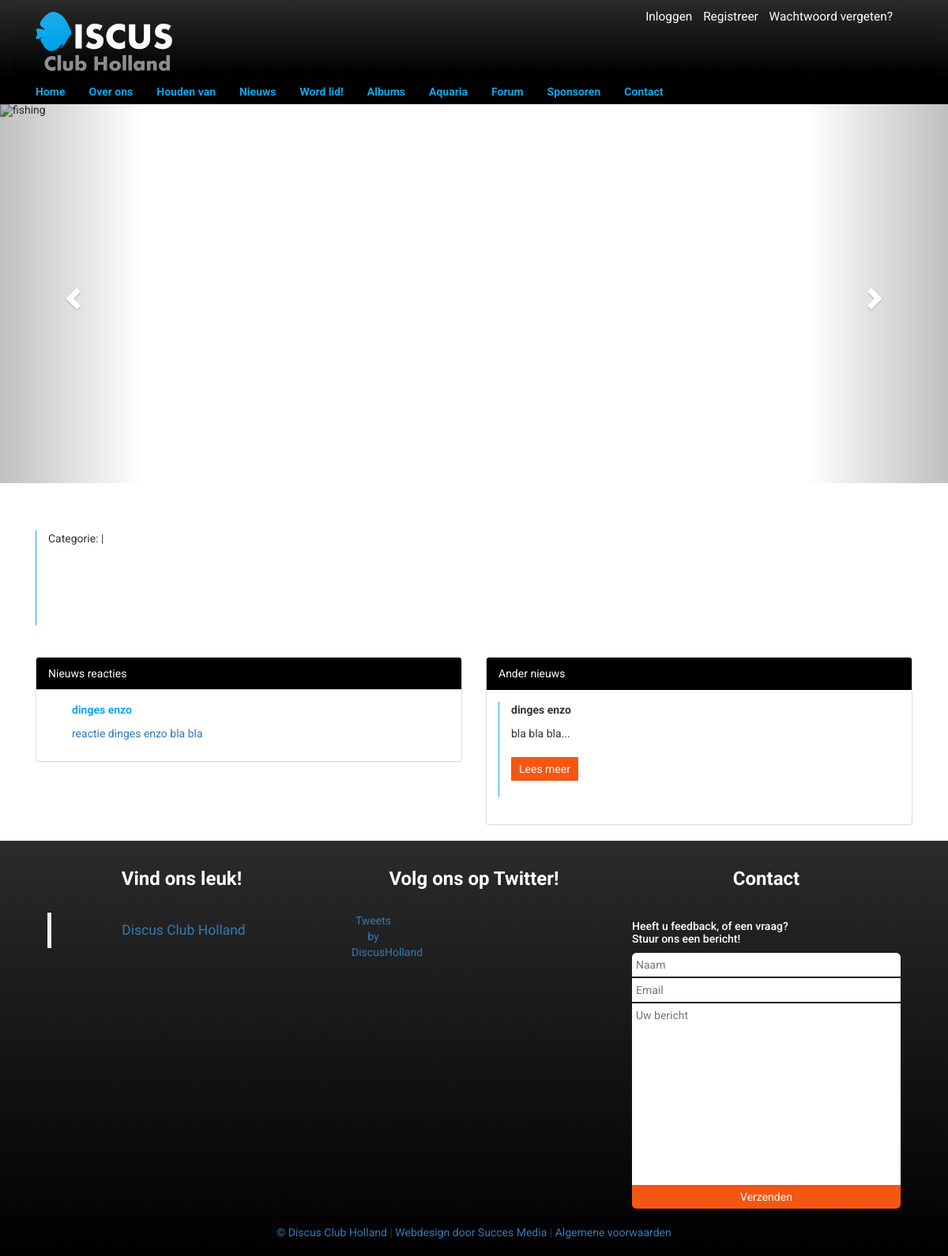
The page / on the database its author committed.
### tables this page shows
CREATE TABLE IF NOT EXISTS `news_reply` (
  `id` INT NOT NULL AUTO_INCREMENT,
  `user_id` INT NOT NULL,
  `content` TEXT NOT NULL,
  `news_id` INT NOT NULL,
  `created_at` TIMESTAMP NULL DEFAULT NULL,
  `deleted_at` TIMESTAMP NULL,
  `last_changed` TIMESTAMP NOT NULL DEFAULT CURRENT_TIMESTAMP ON UPDATE CURRENT_TIMESTAMP,
  PRIMARY KEY (`id`),
  INDEX `fk_news_reply_user1_idx` (`user_id` ASC),
  INDEX `fk_news_reply_news1_idx` (`news_id` ASC),
  CONSTRAINT `fk_news_reply_user1`
    FOREIGN KEY (`user_id`)
    REFERENCES `user` (`id`)
    ON DELETE NO ACTION
    ON UPDATE NO ACTION,
  CONSTRAINT `fk_news_reply_news1`
    FOREIGN KEY (`news_id`)
    REFERENCES `news` (`id`)
    ON DELETE NO ACTION
    ON UPDATE NO ACTION);

CREATE TABLE IF NOT EXISTS `news` (
  `id` INT NOT NULL AUTO_INCREMENT,
  `sub_category_id` INT NOT NULL,
  `title` VARCHAR(100) NOT NULL,
  `content` TEXT NOT NULL,
  `created_at` TIMESTAMP NULL DEFAULT NULL,
  `last_changed` TIMESTAMP NOT NULL DEFAULT CURRENT_TIMESTAMP ON UPDATE CURRENT_TIMESTAMP,
  `deleted_at` TIMESTAMP NULL,
  PRIMARY KEY (`id`),
  INDEX `fk_news_sub_category1_idx` (`sub_category_id` ASC),
  CONSTRAINT `fk_news_sub_category1`
    FOREIGN KEY (`sub_category_id`)
    REFERENCES `sub_category` (`id`)
    ON DELETE NO ACTION
    ON UPDATE NO ACTION);

### index.php (the view, shortened to what this page needs)
<?php require_once("includes/tools/security.php"); ?>
<!DOCTYPE html>
<html lang="en">
<head>
    <link rel="stylesheet" href="/css/style.css">
    <link rel="stylesheet" href="https://maxcdn.bootstrapcdn.com/bootstrap/3.3.7/css/bootstrap.min.css">
    <link rel="stylesheet" href="https://maxcdn.bootstrapcdn.com/font-awesome/4.4.0/css/font-awesome.min.css">
</head>
<body>
    <?php
        require_once("includes/components/nav.php");
        require_once("includes/components/slider.php");
        $result = $dbc->prepare("SELECT * FROM `topic` JOIN sub_category ON category_id JOIN user ON user_id WHERE state_id = 3");
        $result->execute();
        $text = $result->fetch(PDO::FETCH_ASSOC);
      ?>
    <div class="container main">
        <div class="row">
            <br><br>
            <div class="col-md-12 ">
                <div class="verticalLine ">
                    <div class="verticalLineRuimte">
                        Categorie: <?php echo $text['name']; ?> | <?php echo $text['created_at']; ?>
                        <br><br>
                        <br><br> <?php echo ucfirst($text['first_name']) ." ".  ucfirst($text['last_name']); ?>
                        <br><br> <?php echo ucfirst($text['signature']); ?>
                    </div>
                </div>
                <br><br>
            </div>
            <br><br>
            <div class="">
                <div class="col-md-6">
                    <div class="panel panel-default ">
                        <div class="panel-heading border-color-black">Nieuws reacties</div>
                        <div class="panel-body">
                            <?php
                                $sth = $dbc->prepare("SELECT *, news_reply.content, news_reply.id, news.id as news_id FROM news_reply JOIN news ON news.id = news_reply.news_id ORDER BY news_reply.created_at DESC LIMIT 5");
                                $sth->execute();
                                $res = $sth->fetchAll(PDO::FETCH_ASSOC);
                                foreach($res as $key => $value) : ?>
                                <div class="box">
                                    <div class="col-md-12">
                                        <a href="/news/post/<?php echo $value['news_id']; ?>">
                                            <div class="col-md-12">
                                                <p class="title-box-color">
                                                    <b><?php echo $value["title"]; ?></b>
                                                </p>
                                                <p>
                                                <?php echo strlen($value["content"]) > 45 ? substr($value["content"], 0, 45) . "..." : $value["content"]; ?>
                                            </div>
                                        </a>
                                    </div>
                                </div>
                                <?php endforeach; ?>
                        </div>
                    </div>
                </div>
                <div class="col-md-6">
                    <div class="panel panel-default">
                        <div class="nieuws-box">
                            <div class="panel-heading border-color-black">Ander nieuws</div>
                            <div class="panel-body ">
                                <?php
                                    $sth = $dbc->prepare("SELECT * FROM news");
                                    $sth->execute();
                                    $res = $sth->fetchAll(PDO::FETCH_ASSOC);
                                    foreach($res as $key => $value) : ?>
                                    <div class=" col-md-12 verticalLine">
                                        <p><b><?php echo  $value['title']; ?></b></p>
                                        <?php echo strlen($value["content"]) > 200 ? substr($value['content'],0 ,200) . "..." : $value["content"];
                                         ?>
                                        <br><br>
                                        <a href="/news/post/<?php echo $value['id'];?>"><button class="lees-meer-btn" type="button" name="button">Lees meer</button></a>
                                        <br><br>
                                    </div>
                                    <br><div class="col-md-12"><br></div>
                                    <?php endforeach; ?>
                                <br><br>
                            </div>
                        </div>
                    </div>
                </div>
            </div>
        </div>
    </div>
    <footer>
        <?php require 'includes/components/footer.php' ; ?>
    </footer>
</body>
</html>

### css/style.css (style rules this page uses)
* { font-family: 'Roboto', sans-serif; }
body { margin: 0; padding: 0; overflow-x: hidden; }
.main { min-height: 50vh; }
.title-box-color { color: #0ba8ec; }
.lees-meer-btn { padding: 5px 10px 5px 10px; background: #f45713; color: white; border: none; transition: all 300ms; }
.row { margin-right: 0px !important; margin-left: 0px !important; }
.border-color-black { background-color: #000 !important; color: white !important; }
.verticalLine { border-left: 1px solid #0ba8ec; }
.verticalLineRuimte { margin-left: 15px; }

### rows shown on the page
news_reply: news.title "dinges enzo", content "reactie dinges enzo bla bla"
news: title "dinges enzo", content "bla bla bla..."
